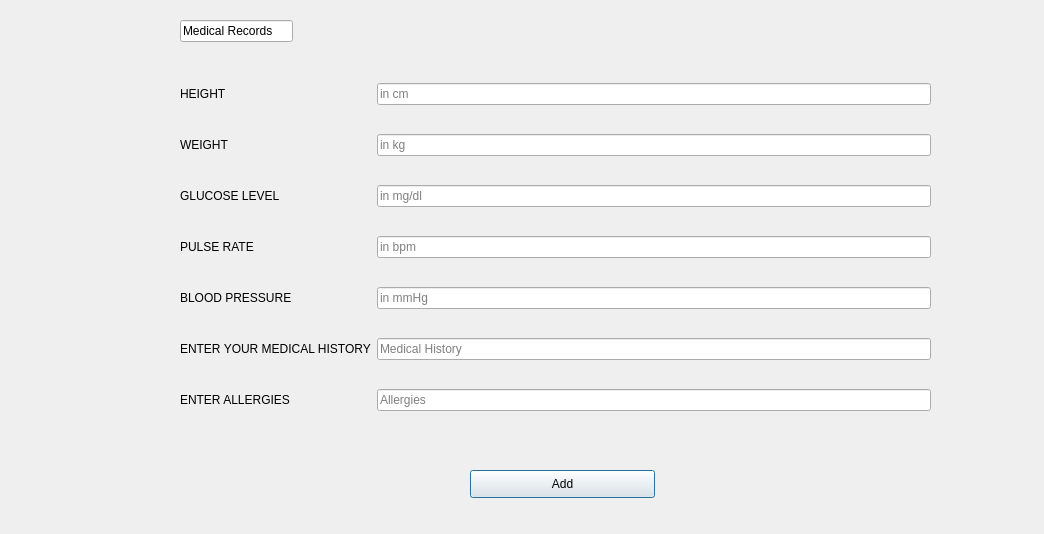
<?xml version="1.0" encoding="UTF-8"?>
<ui version="4.0">
 <class>MedicalForm</class>
 <widget class="QDialog" name="MedicalForm">
  <property name="geometry">
   <rect>
    <x>0</x>
    <y>0</y>
    <width>1044</width>
    <height>534</height>
   </rect>
  </property>
  <property name="windowTitle">
   <string>Medical Records</string>
  </property>
  <widget class="QWidget" name="gridLayoutWidget_2">
   <property name="geometry">
    <rect>
     <x>180</x>
     <y>60</y>
     <width>751</width>
     <height>381</height>
    </rect>
   </property>
   <layout class="QGridLayout" name="gridLayout_2">
    <item row="7" column="0">
     <widget class="QLabel" name="label_4">
      <property name="text">
       <string>BLOOD PRESSURE</string>
      </property>
     </widget>
    </item>
    <item row="2" column="1">
     <widget class="QLineEdit" name="weight">
      <property name="placeholderText">
       <string>in kg</string>
      </property>
     </widget>
    </item>
    <item row="7" column="1">
     <widget class="QLineEdit" name="bp">
      <property name="placeholderText">
       <string>in mmHg</string>
      </property>
     </widget>
    </item>
    <item row="1" column="0">
     <widget class="QLabel" name="label_2">
      <property name="text">
       <string>HEIGHT</string>
      </property>
     </widget>
    </item>
    <item row="6" column="1">
     <widget class="QLineEdit" name="pulse">
      <property name="placeholderText">
       <string>in bpm</string>
      </property>
     </widget>
    </item>
    <item row="6" column="0">
     <widget class="QLabel" name="label_5">
      <property name="text">
       <string>PULSE RATE</string>
      </property>
     </widget>
    </item>
    <item row="4" column="1">
     <widget class="QLineEdit" name="glucose">
      <property name="placeholderText">
       <string>in mg/dl</string>
      </property>
     </widget>
    </item>
    <item row="8" column="0">
     <widget class="QLabel" name="label_6">
      <property name="text">
       <string>ENTER YOUR MEDICAL HISTORY</string>
      </property>
     </widget>
    </item>
    <item row="2" column="0">
     <widget class="QLabel" name="label">
      <property name="text">
       <string>WEIGHT</string>
      </property>
     </widget>
    </item>
    <item row="9" column="0">
     <widget class="QLabel" name="label_7">
      <property name="text">
       <string>ENTER ALLERGIES</string>
      </property>
     </widget>
    </item>
    <item row="4" column="0">
     <widget class="QLabel" name="label_3">
      <property name="text">
       <string>GLUCOSE LEVEL</string>
      </property>
     </widget>
    </item>
    <item row="1" column="1">
     <widget class="QLineEdit" name="height">
      <property name="placeholderText">
       <string>in cm</string>
      </property>
      <property name="clearButtonEnabled">
       <bool>false</bool>
      </property>
     </widget>
    </item>
    <item row="9" column="1">
     <widget class="QLineEdit" name="allergies">
      <property name="placeholderText">
       <string>Allergies</string>
      </property>
     </widget>
    </item>
    <item row="8" column="1">
     <widget class="QLineEdit" name="medical_history">
      <property name="placeholderText">
       <string>Medical History</string>
      </property>
     </widget>
    </item>
   </layout>
  </widget>
  <widget class="QPushButton" name="Add">
   <property name="geometry">
    <rect>
     <x>470</x>
     <y>470</y>
     <width>185</width>
     <height>28</height>
    </rect>
   </property>
   <property name="text">
    <string>Add</string>
   </property>
  </widget>
  <widget class="QLineEdit" name="lineEdit">
   <property name="geometry">
    <rect>
     <x>180</x>
     <y>20</y>
     <width>113</width>
     <height>22</height>
    </rect>
   </property>
   <property name="text">
    <string>Medical Records</string>
   </property>
  </widget>
 </widget>
 <resources/>
 <connections/>
</ui>
